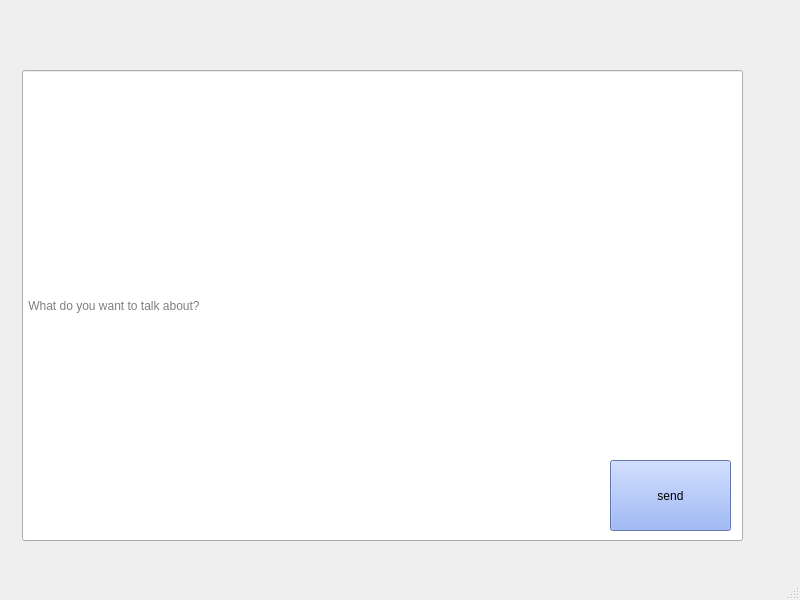
<?xml version="1.0" encoding="UTF-8"?>
<ui version="4.0">
 <class>addPost</class>
 <widget class="QMainWindow" name="addPost">
  <property name="geometry">
   <rect>
    <x>0</x>
    <y>0</y>
    <width>800</width>
    <height>600</height>
   </rect>
  </property>
  <property name="windowTitle">
   <string>MainWindow</string>
  </property>
  <widget class="QWidget" name="centralwidget">
   <widget class="QLabel" name="labelProf">
    <property name="geometry">
     <rect>
      <x>20</x>
      <y>10</y>
      <width>51</width>
      <height>41</height>
     </rect>
    </property>
    <property name="text">
     <string/>
    </property>
   </widget>
   <widget class="QLabel" name="labelName">
    <property name="geometry">
     <rect>
      <x>110</x>
      <y>9</y>
      <width>291</width>
      <height>41</height>
     </rect>
    </property>
    <property name="text">
     <string/>
    </property>
   </widget>
   <widget class="QLineEdit" name="lineEdit">
    <property name="geometry">
     <rect>
      <x>22</x>
      <y>70</y>
      <width>721</width>
      <height>471</height>
     </rect>
    </property>
    <property name="placeholderText">
     <string> What do you want to talk about?</string>
    </property>
   </widget>
   <widget class="QPushButton" name="pushButton">
    <property name="geometry">
     <rect>
      <x>610</x>
      <y>460</y>
      <width>121</width>
      <height>71</height>
     </rect>
    </property>
    <property name="styleSheet">
     <string notr="true">background-color: rgb(133, 166, 243);</string>
    </property>
    <property name="text">
     <string>send</string>
    </property>
   </widget>
  </widget>
  <widget class="QMenuBar" name="menubar">
   <property name="geometry">
    <rect>
     <x>0</x>
     <y>0</y>
     <width>800</width>
     <height>21</height>
    </rect>
   </property>
  </widget>
  <widget class="QStatusBar" name="statusbar"/>
 </widget>
 <resources/>
 <connections/>
</ui>
